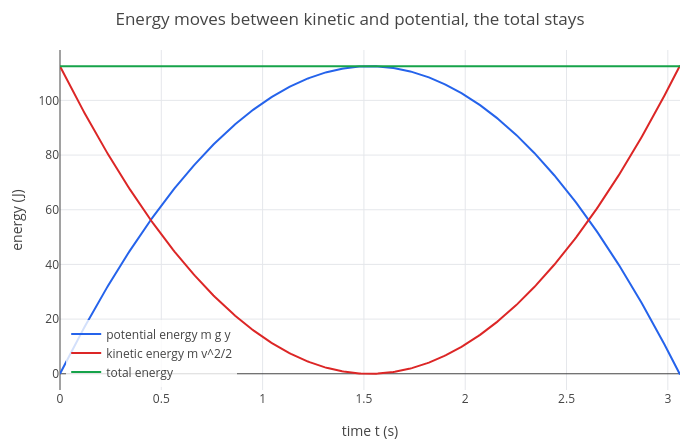

The cell this chart's notebook holds for it:
### Markdown cell above
Here are kinetic and potential energy along the flight of a 1 kg ball thrown up at 15 m/s; their sum stays at
112.5 J:

### Code cell
y(t) := 15*t - 9.81*t^2/2;
p = plot(9.81*y(t), t, 0, 3.06);
p = show(p, plot((15 - 9.81*t)^2/2, t, 0, 3.06));
p = show(p, plot(9.81*y(t) + (15 - 9.81*t)^2/2, t, 0, 3.06));
p = legend(p, "potential energy m g y", "kinetic energy m v^2/2", "total energy");
labels(title(p, "Energy moves between kinetic and potential, the total stays"), "time t (s)", "energy (J)")

### Figure 1 — Plotly figure (JSON) as saved in the notebook; plotly's stock layout.template omitted (floating-point values rounded to 4 significant figures; data arrays with more than 128 entries replaced by an {"elided": "..."} marker saying what was removed)
{"data": [{"line": {"color": "#2563eb", "width": 2}, "mode": "lines", "name": "potential energy m g y", "type": "scatter", "x": {"elided": "402 float values"}, "y": {"elided": "402 float values"}}, {"line": {"color": "#dc2626", "width": 2}, "mode": "lines", "name": "kinetic energy m v^2/2", "type": "scatter", "x": {"elided": "402 float values"}, "y": {"elided": "402 float values"}}, {"line": {"color": "#16a34a", "width": 2}, "mode": "lines", "name": "total energy", "type": "scatter", "x": {"elided": "402 float values"}, "y": {"elided": "402 float values"}}], "layout": {"height": 440, "legend": {"bgcolor": "rgba(255,255,255,0.8)", "x": 0.01, "xanchor": "left", "y": 0.01, "yanchor": "bottom"}, "margin": {"b": 50, "l": 60, "r": 20, "t": 50}, "showlegend": true, "title": {"text": "Energy moves between kinetic and potential, the total stays"}, "width": 700, "xaxis": {"title": {"text": "time t (s)"}, "zeroline": true}, "yaxis": {"range": [-5.932, 118.4], "title": {"text": "energy (J)"}, "zeroline": true}}}
